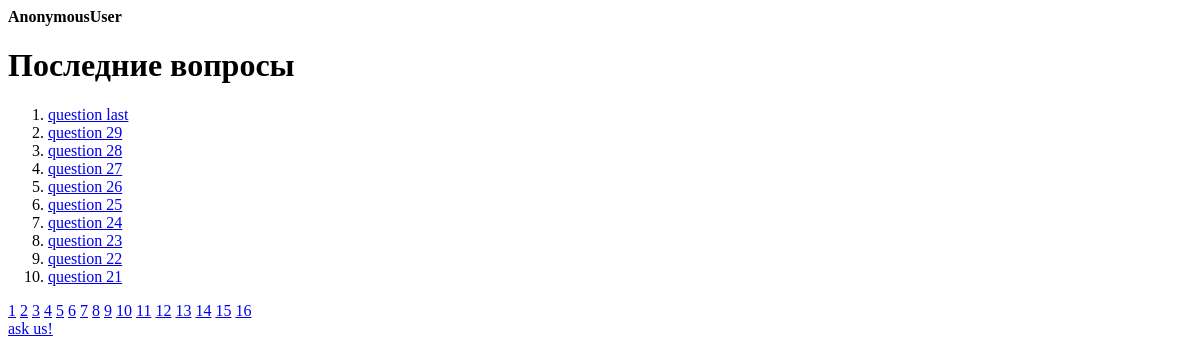
/, run on an earlier commit of the app's database.
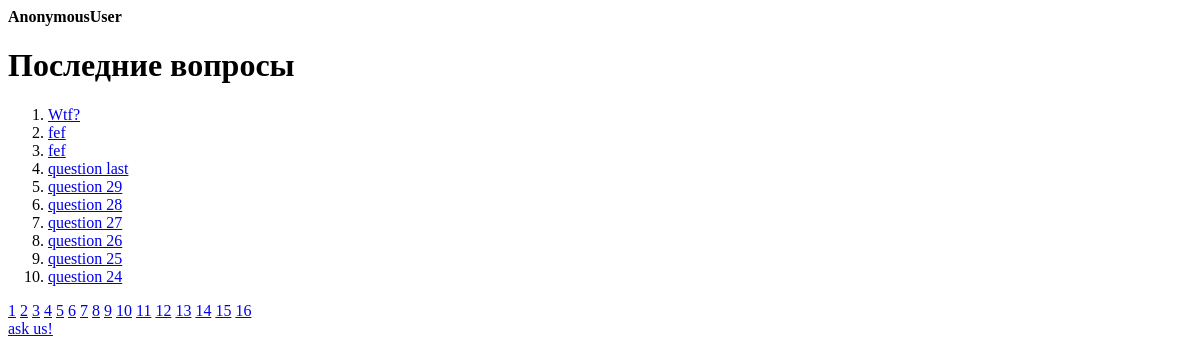
And on a later commit of the database.
### qa/models.py (models this page shows)
class Question(models.Model):
	title = models.CharField(max_length=128, verbose_name='заголовок вопроса')
	text  = models.TextField(verbose_name='полный текст вопроса', blank=True)
	added_at = models.DateTimeField(verbose_name='дата добавления вопроса', default=timezone.now)
	rating   = models.IntegerField(default=0, verbose_name='рейтинг вопроса')
	author   = models.ForeignKey(User, verbose_name='автор вопроса', related_name='questions')
	likes    = models.ManyToManyField(User, verbose_name='список пользователей, поставивших "лайк"', related_name='liked_questions', blank=True)
	def get_absolute_url(self):
		return reverse('question', kwargs={'id': self.pk})

### qa/views.py (the view)
# urls.py: url(r'^$', views.recent_questions, name='recent'),
def recent_questions(request):
	qs = Question.objects.all().order_by('-id')
	page = paginate(request, qs)
	return render(request, 'qa/questions.html', {
		'page': page,
		'title': 'Последние вопросы'
	})

### qa/views.py (called while the page is built)
def paginate(request, qs):
	try:
		limit=int(request.GET.get('limit', 10))
	except ValueError:
		limit=10
	if limit > 100:
		limit = 10
	try:
		page = int(request.GET.get('page', 1))
	except ValueError:
		raise Http404
	paginator = Paginator(qs, limit)
	try:
		page = paginator.page(page)
	except EmptyPage:
		page = paginator.page(paginator.num_pages)
	return page

### qa/templates/qa/questions.html
{% extends 'qa/base.html' %}
{% block content %}
<h1>{{ title }}</h1>
<ol>
{% for q in page.object_list %}
	<li>
          <a href="{{ q.get_absolute_url }}">
		{{ q.title }}
	</a></li>
{% endfor %}
</ol>
{% for p in page.paginator.page_range %}
	<a href="{{ paginator.baseurl }}?page={{p}}"
		{% if p == page.number %}
		class="active"
		{% endif %}
		>{{p}}</a>
{% endfor %}
<br>
<a href="/ask">ask us!</a>
{% endblock %}

What changed in the data, as far as the page shows it:
no longer on this page (row unchanged): Question: title "question 23"
no longer on this page (row unchanged): Question: title "question 22"
no longer on this page (row unchanged): Question: title "question 21"
added Question: title "Wtf?"
added Question: title "fef"
added Question: title "fef"
